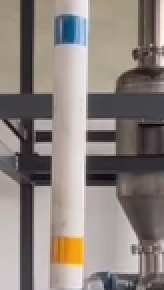
#> input picture fhsv.png, 82 x 145 px, given in place of 1.mp4, which was not available (shown 2 times larger)
$ python obj-tr.py
#> lines starting #> are read from the running program, lines starting #| are printed output that depends on the picture; after the words box and inside, x2 and y2 are one past the last pixel; in counts of white or black regions, pixels touching at a corner belong together; pictures that were not available may be replaced by others from this repository, and a replacement may not be noted
import cv2
import numpy as np

color_dist = {'red': {'Lower': np.array([0, 25, 138]), 'Upper': np.array([19, 255, 255])},
              'light_red': {'Lower': np.array([178, 100, 136]), 'Upper': np.array([255, 255, 255])},
              'blue': {'Lower': np.array([100, 80, 46]), 'Upper': np.array([124, 255, 255])},
              'green': {'Lower': np.array([35, 43, 35]), 'Upper': np.array([90, 255, 255])},
              'yellow': {'Lower': np.array([26, 43, 46]), 'Upper': np.array([34, 255, 255])},
              }
#调用摄像头
#cap = cv2.VideoCapture(0)
# 输入视频
cap = cv2.VideoCapture("/usr/project/obj-track/test0822/1.mp4")
cv2.namedWindow('camera', cv2.WINDOW_AUTOSIZE)

while True:
    # 读取视频帧，ret标志读取的结果，frame为读取到的视频帧图像
    ret, frame = cap.read()
#> frame is the input picture: shape (145, 82, 3); mean B, G, R 125.1, 129.9, 139.1

    #gs_frame = cv2.GaussianBlur(frame, (5, 5), 0)
    #cv2.imshow('gs_frame', gs_frame)# 高斯模糊
    hsv = cv2.cvtColor(frame, cv2.COLOR_BGR2HSV)                 # 转化成HSV图像
#> hsv: shape (145, 82, 3); mean H, S, V 58.7, 33.7, 140.8
    cv2.imshow('hsv-video',hsv)
    inRange_hsv = cv2.inRange(hsv, color_dist['red']['Lower'], color_dist['red']['Upper'])
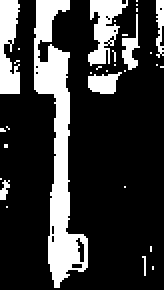
#> inRange_hsv: shape (145, 82) (shown 2 times larger); 21.9% white; 32 white regions (25 under 20 px)
    cv2.imshow('inrange_hsv', inRange_hsv)
    #寻找外部的点
    cnts = cv2.findContours(inRange_hsv.copy(), cv2.RETR_EXTERNAL, cv2.CHAIN_APPROX_SIMPLE)[-2]
#> cnts = 32 contours, 26 with area under 20; largest, box (x1, y1, x2, y2) and area: (17, 0, 44, 144) 1364, (0, 0, 10, 47) 294, (44, 0, 64, 33) 278, (44, 36, 61, 47) 106, (61, 7, 70, 35) 70, (78, 0, 82, 29) 48

    c = max(cnts, key=cv2.contourArea)
#> c = contour of 119 points, box (x1, y1, x2, y2) (17, 0, 44, 144), area 1364
    rect = cv2.minAreaRect(c)
#> rect = ((29.21, 71.07), (20.27, 143.4), -4.33)
    box = cv2.boxPoints(rect)
#> box = [[24.51, 143.3], [13.7, 0.325], [33.91, -1.2], [44.73, 141.8]]
    box_list = box.tolist()
#> box_list has the same summary as box
    #将点画在
    cv2.drawContours(frame, [np.int0(box)], -1, (0, 255, 255), 2)
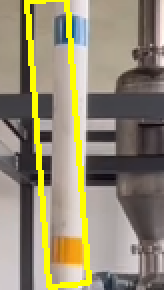
#> frame: shape (145, 82, 3) (shown 2 times larger); 7.88% of pixels changed, all inside (x1, y1, x2, y2) = (12, 0, 46, 145)

    cv2.imshow('camera', frame)
    if cv2.waitKey(1) & 0xFF == ord('q'):
#> (key q is pressed here)
        break

cv2.destroyAllWindows()
